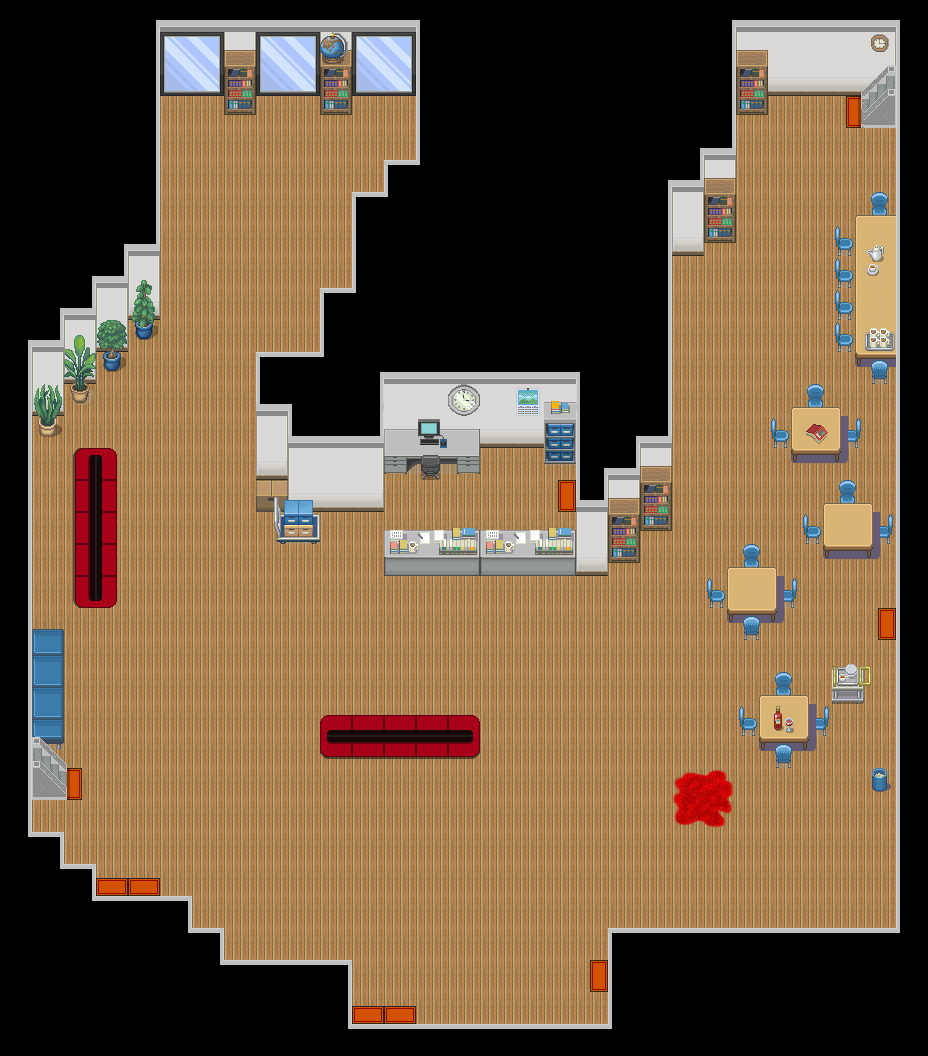

A 2D game scene composited from a Tiled map and its tileset images. What follows is a short description and the map's XML, with each tile layer's data collapsed to a summary:
An orthogonal 29x33 tile map with 32x32 px tiles, 7 tile layers (Layer 1, Layer 2, Layer 3, Doors, ...).

<map version="1.0" orientation="orthogonal" renderorder="right-down" width="29" height="33" tilewidth="32" tileheight="32" nextobjectid="1">
 <tileset firstgid="1" source="tileset2.tsx" />
 <layer name="Layer 1" width="29" height="33">
  <data>[957 cells, 761 non-empty, 14 distinct tile ids]</data>
 </layer>
 <layer name="Layer 2" width="29" height="33">
  <data>[957 cells, 112 non-empty, 34 distinct tile ids]</data>
 </layer>
 <layer name="Layer 3" width="29" height="33">
  <data>[957 cells, 96 non-empty, 40 distinct tile ids]</data>
 </layer>
 <layer name="Doors" width="29" height="33">
  <data>[957 cells, 15 non-empty, 6 distinct tile ids]</data>
 </layer>
 <layer name="Layer 4" width="29" height="33">
  <data>[957 cells, 22 non-empty, 10 distinct tile ids]</data>
 </layer>
 <layer name="Blood" width="29" height="33">
  <data>[957 cells, 4 non-empty, 4 distinct tile ids]</data>
 </layer>
 <layer name="Over Player" width="29" height="33">
  <data>[957 cells, 19 non-empty, 9 distinct tile ids]</data>
 </layer>
</map>
